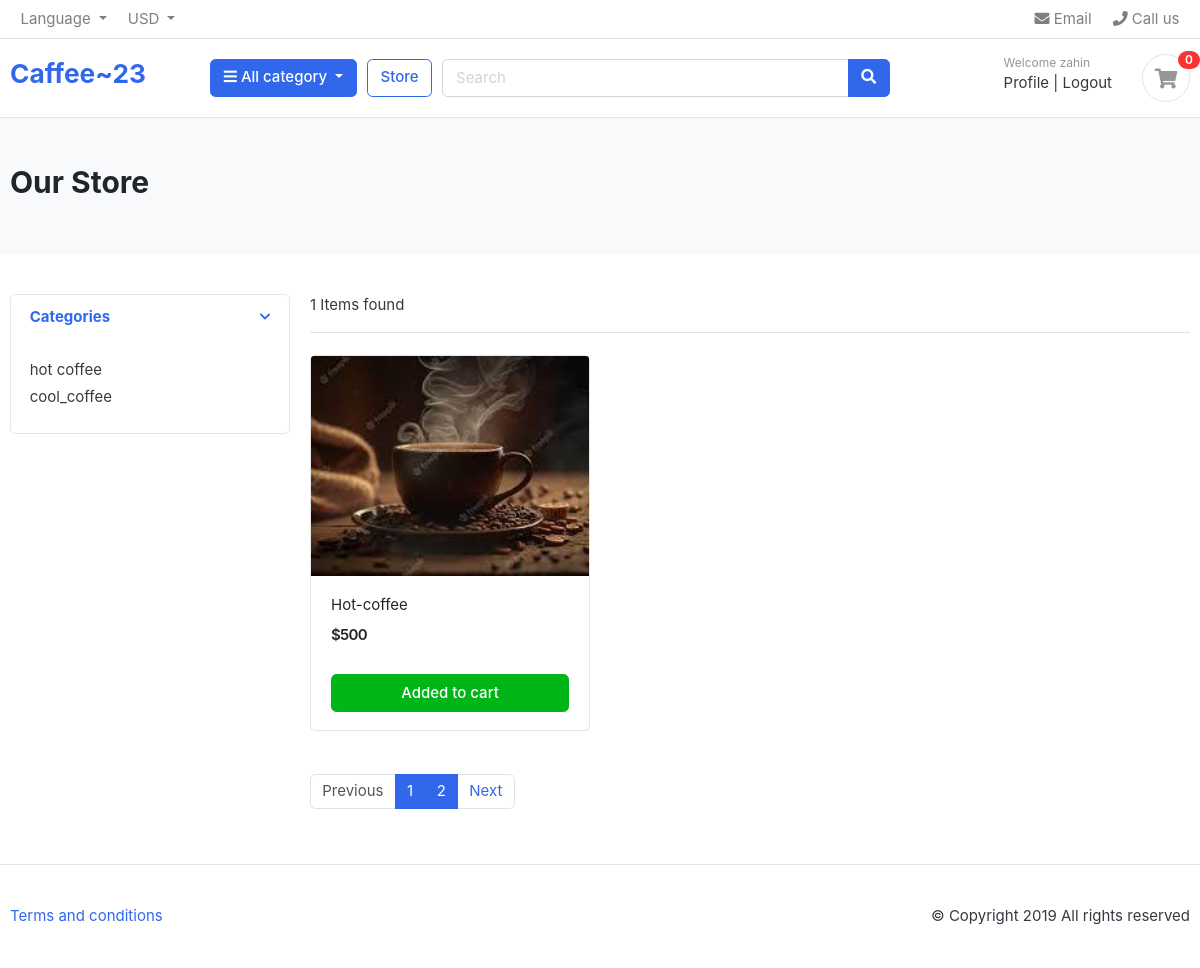
The app's page /store/category/hot-coffee/ (signed in) with its own data.
### category/models.py (models this page shows, shortened)
class Category(models.Model):
    category_name = models.CharField(max_length=50, unique=True)
    slug = models.SlugField(max_length=100, unique=True)
    description = models.TextField(max_length=255, blank=True)
    cat_image = models.ImageField(upload_to='photos/categories', blank=True)

### store/models.py (models this page shows, shortened)
class Product(models.Model):
    product_name = models.CharField(max_length=200, unique=True)
    slug = models.SlugField(max_length=200, unique=True)
    description = models.TextField(max_length=500, blank=True)
    price = models.IntegerField()
    image = models.ImageField(upload_to='photos/products')
    stock = models.IntegerField()
    is_available = models.BooleanField(default=True)
    category = models.ForeignKey(Category, on_delete=models.CASCADE)
    created_date = models.DateTimeField(auto_now_add=True)
    modified_date = models.DateTimeField(auto_now=True)

### store/views.py (the view)
# urls.py: path('store/', include('store.urls')),
def store(request, category_slug=None):
    category = None
    products = None
    cart_items_count = CartItem.objects.filter(user=request.user).count()
    if category_slug:
        category = get_object_or_404(Category, slug=category_slug)
        products = Product.objects.filter(is_available=True, category=category).order_by('product_name')
        page = request.GET.get("page")
        paginator = Paginator(products, 1)
        product_page = paginator.get_page(page)
    else:
        products = Product.objects.filter(is_available=True).order_by('product_name')
        page = request.GET.get("page")
        paginator = Paginator(products, 3)
        product_page = paginator.get_page(page)
    categories = Category.objects.all()
    context = {"products": product_page, "categories": categories, 'cart_items_count': cart_items_count}
    return render(request, "store/store.html", context)

### store/templates/store/store.html
{% extends 'base.html' %}
{% block body%}
<section class="section-pagetop bg">
<div class="container">
	<h2 class="title-page">Our Store</h2>
</div>
</section>
<section class="section-content padding-y">
<div class="container">
<div class="row">
	<aside class="col-md-3">
<div class="card">
	<article class="filter-group">
		<header class="card-header">
			<a href="#" data-toggle="collapse" data-target="#collapse_1" aria-expanded="true" class="">
				<i class="icon-control fa fa-chevron-down"></i>
				<h6 class="title">Categories</h6>
			</a>
		</header>
		<div class="filter-content collapse show" id="collapse_1" style="">
			<div class="card-body">
				<ul class="list-menu">
					{% for i in categories %}
						<li><a href="{% url 'products_by_category' category_slug=i.slug %}">{{i.category_name}}  </a></li>
					{% endfor%}
				</ul>
			</div>
		</div>
	</article>
</div>
	</aside>
	<main class="col-md-9">
<header class="border-bottom mb-4 pb-3">
		<div class="form-inline">
			<span class="mr-md-auto">{{products | length}} Items found </span>
		</div>
</header>
<div class="row">
	{% for item in products %}
	<div class="col-md-4">
		<figure class="card card-product-grid">
			<div class="img-wrap">
				<img src="{{item.image.url}}">
			</div>
			<figcaption class="info-wrap">
				<div class="fix-height">
					<a href="{% url 'product_detail' item.category.slug item.slug   %}" class="title">{{item.product_name}}</a>
					<div class="price-wrap mt-2">
						<span class="price">${{item.price}}</span>
					</div>
				</div>
				<a href="#" class="btn btn-block btn-success">Added to cart </a>
			</figcaption>
		</figure>
	</div>
	{% endfor %}
</div>
<nav class="mt-4" aria-label="Page navigation sample">
  <ul class="pagination">
	{% if products.has_previous %}
    <li class="page-item"><a class="page-link" href="?page={{products.previous_page_number}}">Previous</a></li>
	{% else %}
	<li class="page-item disabled"><a class="page-link" >Previous</a></li>
	{% endif%}
	{% for i in products.paginator.page_range %}
		<li class="page-item active"><a class="page-link" href="?page={{i}}">{{i}}</a></li>
	{% endfor %}
	{% if products.has_next %}
    <li class="page-item"><a class="page-link" href="?page={{products.next_page_number}}">Next</a></li>
	{% else %}
	<li class="page-item disabled"><a class="page-link" >Next</a></li>
	{% endif%}
  </ul>
</nav>
	</main>
</div>
</div>
</section>
{% endblock%}

### templates/base.html (shortened to what this page needs)
<!DOCTYPE html>
{% load static %}
<html lang="en">
  <head>
    <link href="{% static 'css/bootstrap.css' %}" rel="stylesheet" type="text/css" />
    <link
      href="{% static 'fonts/fontawesome/css/all.min.css' %}"
      type="text/css"
      rel="stylesheet"
    />
    <link href="{% static 'css/ui.css' %}" rel="stylesheet" type="text/css" />
    <link
      href="{% static 'css/responsive.css' %}"
      rel="stylesheet"
      media="only screen and (max-width: 1200px)"
    />
  </head>
<body>
  <header class="section-header">
    <nav class="navbar p-md-0 navbar-expand-sm navbar-light border-bottom">
    <div class="container">
      <div class="collapse navbar-collapse" id="navbarTop4">
        <ul class="navbar-nav mr-auto">
          <li class="nav-item dropdown">
           <a href="#" class="nav-link dropdown-toggle" data-toggle="dropdown">   Language </a>
        </li>
        <li class="nav-item dropdown">
          <a href="#" class="nav-link dropdown-toggle" data-toggle="dropdown"> USD </a>
        </li>
        </ul>
        <ul class="navbar-nav">
        <li><a href="#" class="nav-link"> <i class="fa fa-envelope"></i> Email </a></li>
        <li><a href="#" class="nav-link"> <i class="fa fa-phone"></i> Call us </a></li>
      </ul>
      </div>
    </div>
    </nav>
    <section class="header-main border-bottom">
      <div class="container">
    <div class="row align-items-center">
      <div class="col-lg-2 col-md-3 col-6">
        <a href="{% url 'home' %}" class="brand-wrap">
          <h3>Caffee~23</h3>
        </a>
      </div>
      <div class="col-lg col-sm col-md col-6 flex-grow-0">
        <div class="category-wrap dropdown d-inline-block float-right">
          <button type="button" class="btn btn-primary dropdown-toggle" data-toggle="dropdown">
            <i class="fa fa-bars"></i> All category
          </button>
        </div>
      </div>
      <a href="{% url 'store' %}" class="btn btn-outline-primary">Store</a>
      <div class="col-lg  col-md-6 col-sm-12 col">
        <form action="#" class="search">
          <div class="input-group w-100">
              <input type="text" class="form-control" style="width:60%;" placeholder="Search">
              <div class="input-group-append">
                <button class="btn btn-primary" type="submit">
                  <i class="fa fa-search"></i>
                </button>
              </div>
            </div>
        </form>
      </div>
      <div class="col-lg-3 col-sm-6 col-8 order-2 order-lg-3">
            <div class="d-flex justify-content-end mb-3 mb-lg-0">
              <div class="widget-header">
                {% if request.user.is_authenticated %}
                <small class="title text-muted">Welcome {{request.user}}</small>
                <div>
                  <a href="{% url 'profile' %}">Profile</a> <span class="dark-transp"> | </span>
                  <a href="{% url 'logout' %}"> Logout</a>
                </div>
                {% else %}
                <small class="title text-muted">Welcome guest!</small>
                <div>
                  <a href="{% url 'login' %}">Sign in</a> <span class="dark-transp"> | </span>
                  <a href="{% url 'register' %}"> Register</a>
                </div>
                {% endif %}
              </div>
              <a href="{% url 'cart' %}" class="widget-header pl-3 ml-3">
                <div class="icon icon-sm rounded-circle border"><i class="fa fa-shopping-cart"></i></div>
                <span class="badge badge-pill badge-danger notify">{{cart_items_count}}</span>
              </a>
            </div>
          </div>
    </div>
      </div>
    </section>
    </header>
      {% block body %}
      {% endblock %}
    {% include 'footer.html' %}
</body>
</html>

### static/css/ui.css (style rules this page uses)
html { font-family: "Inter", sans-serif; font-size: 15px; }
.img-wrap { text-align: center; display: block; }
.img-wrap img { max-width: 100%; }
.price-wrap { letter-spacing: -0.7px; }
.icon-xs, .icon-sm, .icon-md, .icon-lg { display: inline-block; text-align: center; flex-shrink: 0; flex-grow: 0; }
.icon-sm { width: 48px; height: 48px; line-height: 48px !important; font-size: 20px; }
.padding-y { padding-top: 40px; padding-bottom: 40px; }
figure { margin-bottom: 0; }
article:after, .form-group:after { display: block; clear: both; content: ""; }
.bg { background-color: #f8f9fa; }
.title-page { color: #212529; }
.header-main { position: relative; padding-top: 1rem; padding-bottom: 1rem; }
.widget-header { display: inline-block; vertical-align: middle; position: relative; }
.widget-header a { color: #343a40; }
.widget-header i { color: #969696; }
.widget-header .title { display: block; }
.widget-header .notify { position: absolute; top: -3px; right: -10px; }
[class*=list-] li:after { visibility: hidden; display: block; content: ""; overflow: hidden; height: 0; clear: both; }
.list-menu { list-style: none; margin: 0; padding-left: 0; }
.list-menu li { margin-bottom: 5px; }
.list-menu a { color: #343a40; }
[class*=card-product] a.title { color: #212529; display: block; }
[class*=card-product] .img-wrap { overflow: hidden; position: relative; }
[class*=card-product] .img-wrap img { height: 100%; max-width: 100%; width: auto; display: inline-block; -o-object-fit: cover; object-fit: cover; }
.card-product-grid { margin-bottom: 20px; }
.card-product-grid .img-wrap { border-radius: 0.2rem 0.2rem 0 0; height: 220px; }
.card-product-grid .info-wrap { overflow: hidden; padding: 18px 20px; }
.card-product-grid .fix-height { height: 80px; overflow: hidden; }
.card .img-wrap { overflow: hidden; }
.notify { position: absolute; top: -4px; right: -10px; display: inline-block; padding: 0.25em 0.6em; font-size: 12px; line-height: 1; text-align: center; border-radius: 3rem; color: #fff; background-color: #fa3434; }
.price { font-weight: 600; color: #212529; }
.icon-control { margin-top: 5px; float: right; font-size: 80%; }
.card-header .title { margin-bottom: 0; line-height: 1.5; }
.filter-group { border-bottom: 1px solid #e4e4e4; }
.filter-group .card-header { border-bottom: 0; }
.filter-group:last-child { border-bottom: 0; }
.section-pagetop { padding: 45px 0; }

### records on screen
Category: category_name "hot coffee"
Category: category_name "cool_coffee"
Product: image (picture), product_name "Hot-coffee", price "500"

### other values on screen
{{ request.user }} "zahin"
{{ cart_items_count }} "0"
{{ products | length }} "1"
{{ i }} "1" "2"
